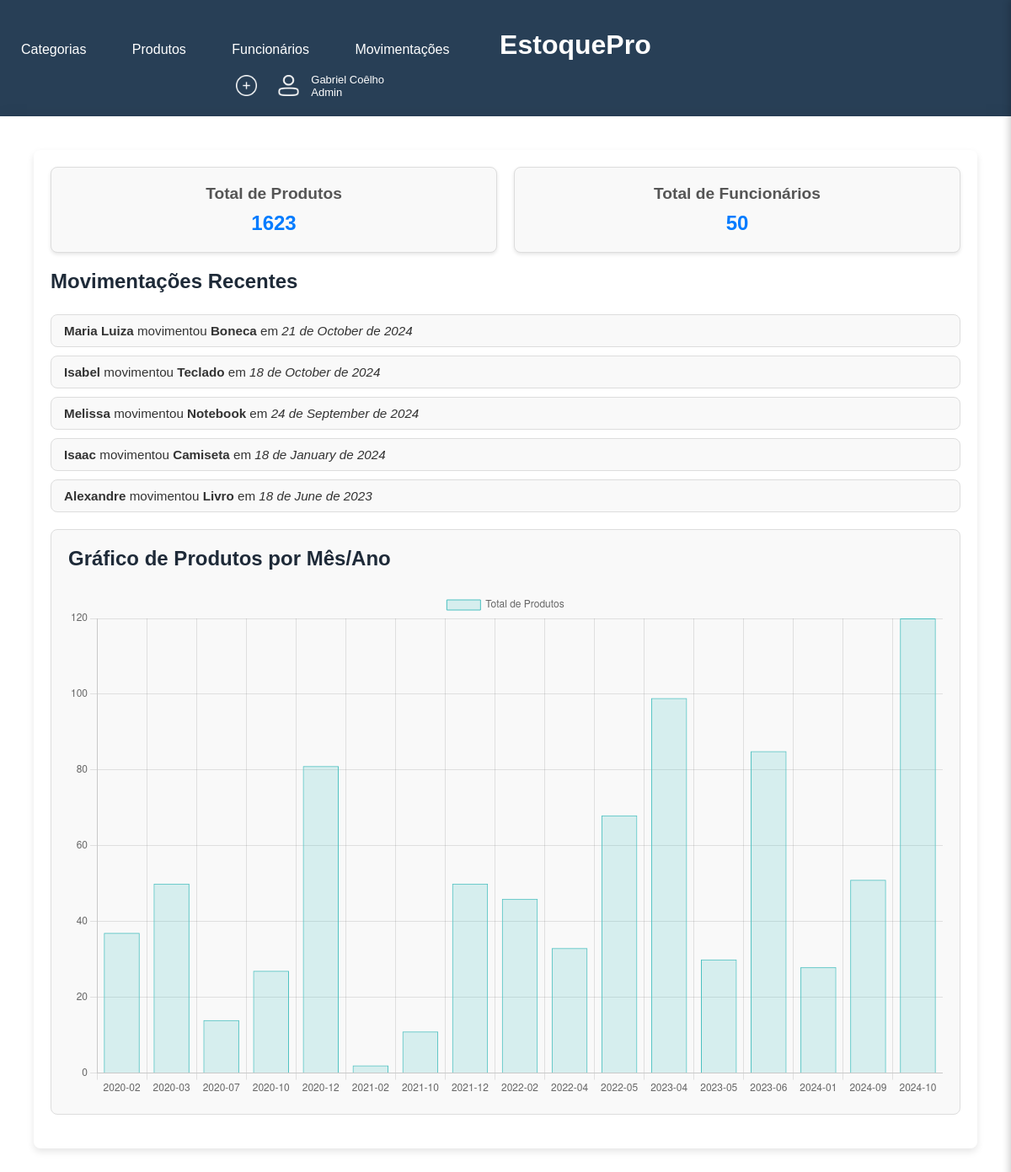
/dashboard, run on the app's committed database.
### models.py (models this page shows, shortened)
class Movimentacao(Base):
    __tablename__ = 'movimentacoes'
    id_movimentacao = Column(Integer, primary_key=True)
    quantidade_produto = Column(Integer, index=True)
    fornecedor = Column(String(11), index=True)
    status = Column(String(11), index=True)
    data_da_movimentacao = Column(Date, index=True)
    id_funcionario = Column(Integer, ForeignKey('funcionarios.id_funcionario'))
    funcionario = relationship("Funcionario")
    id_produto = Column(Integer, ForeignKey('produtos.id_produto'))
    Produto = relationship("Produto")

class Funcionario(Base):
    __tablename__ = 'funcionarios'
    id_funcionario = Column(Integer, primary_key=True)
    nome_funcionario = Column(String(40), nullable=False, index=True)
    sobrenome = Column(String(16), nullable=False, index=True)
    email = Column(String(40), nullable=False, index=True, unique=True)
    cpf = Column(String(11), nullable=False, index=True, unique=True)
    telefone = Column(String(16), index=True, unique=True)
    data_de_cadastro = Column(String, index=True)

class Produto(Base):
    __tablename__ = 'produtos'
    id_produto = Column(Integer, primary_key=True)
    nome_produto = Column(String(40), nullable=False, index=True)
    qtd = Column(Integer, index=True)
    preco_produto = Column(Float, index=True)
    id_categoria = Column(Integer, ForeignKey('categorias.id_categoria'))
    categoria = relationship("Categoria")

### app.py (the view)
@app.route('/dashboard', methods=['GET'])
def dashboard():
    produtos_por_pagina = 15
    pagina_atual = int(request.args.get('pagina', 1))
    offset = (pagina_atual - 1) * produtos_por_pagina
    total_produtos = db_session.query(func.sum(Produto.qtd)).scalar()
    total_funcionarios = db_session.query(Funcionario).count()
    movimentacoes_recentes = (select(Movimentacao, Funcionario, Produto)
                              .join(Funcionario, Funcionario.id_funcionario == Movimentacao.id_funcionario)
                              .join(Produto, Produto.id_produto == Movimentacao.id_produto)
                              .order_by(Movimentacao.data_da_movimentacao.desc())
                              .limit(5))
    movimentacoes_recentes = db_session.execute(movimentacoes_recentes).fetchall()
    movimentacoes_formatadas = []
    for movimentacao, funcionario, produto in movimentacoes_recentes:
        movimentacao.data_extenso = movimentacao.data_da_movimentacao.strftime('%d de %B de %Y')
        movimentacoes_formatadas.append((movimentacao, funcionario, produto))
    produtos_por_mes = produtos_por_mes_ano()  # Presumindo que essa função já existe
    meses, totais = zip(*[(resultado.mes_ano, resultado.total_produtos) for resultado in produtos_por_mes])
    return render_template('dashboard.html',
                           total_produtos=total_produtos,
                           total_funcionarios=total_funcionarios,
                           movimentacoes_recentes=movimentacoes_formatadas,
                           meses=meses,
                           totais=totais)

### utils.py (called while the page is built)
def produtos_por_mes_ano():
    resultados = (
        db_session.query(
            func.strftime('%Y-%m', Movimentacao.data_da_movimentacao).label('mes_ano'),
            func.sum(Movimentacao.quantidade_produto).label('total_produtos')
        )
        .group_by('mes_ano')
        .having(func.sum(Movimentacao.quantidade_produto) > 0)  # Adiciona a cláusula HAVING
        .order_by('mes_ano')
        .all()
    )
    return resultados

### templates/dashboard.html (shortened to what this page needs)
{% extends 'base.html' %}
{% block conteudo %}
        <div class="dashboard-container">
            <section class="metrics">
                <div class="metric">
                    <h2>Total de Produtos</h2>
                    <p>{{ total_produtos }}</p>
                </div>
                <div class="metric">
                    <h2>Total de Funcionários</h2>
                    <p>{{ total_funcionarios }}</p>
                </div>
            </section>
            <section class="recent-movements">
                <h2>Movimentações Recentes</h2>
                <ul>
                    {% for movimentacao, funcionario, produto in movimentacoes_recentes %}
                        <li>
                            <strong>{{ funcionario.nome_funcionario }}</strong> movimentou
                            <strong>{{ produto.nome_produto }}</strong> em
                            <em>{{ movimentacao.data_extenso }}</em>
                        </li>
                    {% endfor %}
                </ul>
            </section>
            <section class="product-chart">
                <h2>Gráfico de Produtos por Mês/Ano</h2>
                <div id="chart-container">
                    <canvas id="productChart" width="800" height="600"></canvas>
                </div>
            </section>
        </div>
        <script>
            const ctx = document.getElementById('productChart').getContext('2d');
            const productChart = new Chart(ctx, {
                type: 'bar',
                data: {
                    labels: {{ meses|tojson }},
                    datasets: [{
                        label: 'Total de Produtos',
                        data: {{ totais|tojson }},
                        backgroundColor: 'rgba(75, 192, 192, 0.2)',
                        borderColor: 'rgba(75, 192, 192, 1)',
                        borderWidth: 1
                    }]
                },
                options: {
                    responsive: true,
                    maintainAspectRatio: false,
                    plugins: {
                        legend: {
                            position: 'top',
                        },
                        title: {
                            display: false,
                        }
                    },
                    scales: {
                        y: {
                            beginAtZero: true
                        }
                    }
                }
            });
        </script>
{% endblock conteudo %}

### static/template.css (style rules this page uses)
* { margin: 0; padding: 0; box-sizing: border-box; }
body, html { height: 100%; font-family: 'Poppins', sans-serif; background-color: #f0f2f5; color: #333333; }
h2 { color: #1e2a38; margin-bottom: 25px; font-weight: 600; }

### templates/dashboard.html (style rules this page uses)
.dashboard-container { max-width: 1200px; margin: 0 auto; padding: 20px; background: #ffffff; border-radius: 8px; box-shadow: 0 4px 8px rgba(0, 0, 0, 0.1); }
.metrics, .recent-movements, .product-chart { margin-bottom: 20px; }
.metrics { display: flex; gap: 20px; }
.metric { flex: 1; background: #f9f9f9; border: 1px solid #ddd; border-radius: 8px; padding: 20px; text-align: center; box-shadow: 0 2px 4px rgba(0, 0, 0, 0.1); }
.metric h2 { font-size: 1.2rem; color: #555; margin-bottom: 10px; }
.metric p { font-size: 1.5rem; color: #007bff; font-weight: bold; }
.recent-movements ul { list-style: none; padding: 0; }
.recent-movements li { background: #f9f9f9; border: 1px solid #ddd; border-radius: 8px; padding: 10px 15px; margin-bottom: 10px; font-size: 0.95rem; }
.product-chart { background: #f9f9f9; border: 1px solid #ddd; border-radius: 8px; padding: 20px; }

### data on the page
Movimentacao: nome_funcionario "Maria Luiza", nome_produto "Boneca", data_extenso "21 de October de 2024"
Movimentacao: nome_funcionario "Isabel", nome_produto "Teclado", data_extenso "18 de October de 2024"
Movimentacao: nome_funcionario "Melissa", nome_produto "Notebook", data_extenso "24 de September de 2024"
Movimentacao: nome_funcionario "Isaac", nome_produto "Camiseta", data_extenso "18 de January de 2024"
Movimentacao: nome_funcionario "Alexandre", nome_produto "Livro", data_extenso "18 de June de 2023"

### other printed values
{{ total_produtos }} "1623"
{{ total_funcionarios }} "50"
chart data {{ meses|tojson }} ["2020-02", "2020-03", "2020-07", "2020-10", "2020-12", "2021-02", "2021-10", "2021-12", "2022-02", "2022-04", "2022-05", "2023-04", "2023-05", "2023-06", "2024-01", "2024-09", "2024-10"]
chart data {{ totais|tojson }} [37, 50, 14, 27, 81, 2, 11, 50, 46, 33, 68, 99, 30, 85, 28, 51, 120]
